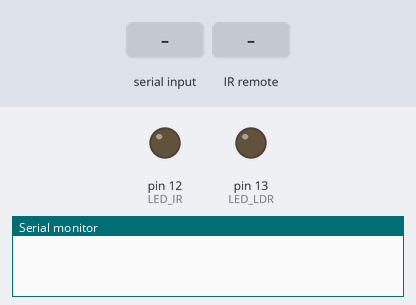
Recording of a sketch running on a simulated Arduino Uno, built with avr-gcc and run on an emulated ATmega328P. On the bench: output pins drawn as LEDs (lit = HIGH), the last lines printed to the serial monitor. Dashed ring = blinking. The inputs (shaded band) are chosen by the test bench.

Above: at 1.2 s.
1.3 s: "test\n" received over Serial
At 1.45 s:
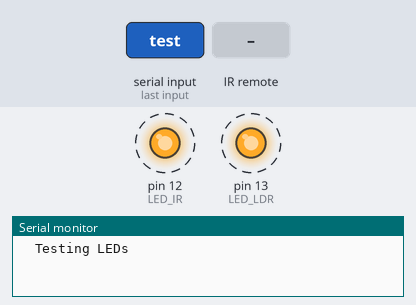
4.3 s: infrared code 0x1D03 received
5.8 s: infrared code 0x627F received
8.8 s: infrared code 0x719F received
Timing chart, 0 to 11.8 s (numbered marks = the images above; inputs shaded):
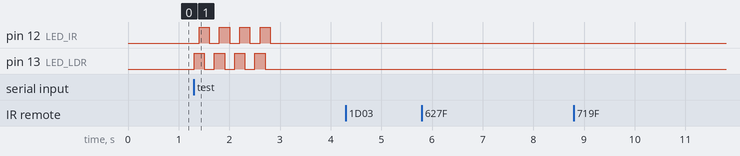

The sketch:

Proto1.ino
```cpp
#include <Arduino.h>
#include <IRremote.h>

/*
Vcc - LDR - A0 || (R4.6k - GND)
Vcc - IR - R100 - PIN10
Pin11 - R100 - LED - GND
Pin12 - R100 - LED - GND
*/

const int Vref = 5;   // Reference voltage
int light;
int value;
int infraRed;
int IRvalue;

IRrecv irrecv(11);       // PIN 11 - Puerto Receptor Infrarojos
decode_results results;

String data;
boolean state;

void setup()
{
   Serial.begin(9600);    // 9600 bps
   irrecv.enableIRIn();   // Start the receiver
   pinMode(12, OUTPUT);   // LED IR
   pinMode(13, OUTPUT);   // LED LDR
}

void loop()
{
   IReceiver();  // Rutina asíncrona de recepción IR

   // Comando recibido por RaspDuino
   if (Serial.available()) { data = Serial.readStringUntil('\n'); }

   if(data == "start")
   {
      state = true;
      Serial.println("  Arduino has been woke up");
   }

   else if(data == "stop")
   {
      state = false;
      Serial.println("  Arduino has been stoped");
      digitalWrite(12, LOW);
      digitalWrite(13, LOW);
   }

   else if(data == "test")
   {
       Serial.println("  Testing LEDs");
       test();
   }

   else if(data == "read")
   {
       if(state == false)
       {
          data = "";
          Serial.println("  Arduino is sleeping");
          return;
       }

       //Mostramos valores
       Serial.print("  A0= ");
       Serial.print(value);
       Serial.println("%");
   }

   else if(data == "") { } // No hacer nada

   else { Serial.println("  "+data+": Command not found"); } // Comando no encontrado

   data = "";

   if(state== true)
   {
      main_program();   //Realiza las rutinas
   }
}

void main_program()
{
   //Sensor de luz
   light = analogRead(A0);   //Read analog input
   value = map(light, 0, 1023, 0, 100);  //Normaliza en %

   if(value < 50)
     digitalWrite(13, HIGH);   // turn the GREEN-LED ON

   else
     digitalWrite(13, LOW);    // turn the GREEN-LED OFF
}

void test()
{
   for(int i = 0; i < 4; i++)
   {
     digitalWrite(12, LOW);
     digitalWrite(13, LOW);

     digitalWrite(13, HIGH);
     delay(100);
     digitalWrite(12, HIGH);
     delay(100);

     digitalWrite(13, LOW);
     delay(100);
     digitalWrite(12, LOW);
     delay(100);
   }
}


// Receptor IR
void IReceiver()
{
   if (irrecv.decode(&results))
   {
     IRvalue = results.value;  // Valor recibido en el receptor IR

     digitalWrite(12, HIGH);   // turn the RED-LED ON
     irrecv.resume();          // Receive the next value

     IRbutton();
   }

   else
     digitalWrite(12, LOW);    // turn the RED-LED OFF
}

// Mapeo de botones mando TV
void IRbutton()
{
   switch (IRvalue)
   {
     case -5061:    // ON/OFF
       if(system == false) { data = "start"; }
       else { data = "stop"; }
       break;

     case 7427:    // OK
       data = "read";
       break;

     case 25215:   // UP
       Serial.println("  UP");
       break;

     case -17597:  // DOWN
       Serial.println("  DOWN");
       break;

     case 29087:   // RIGHT
       Serial.println("  RIGHT");
       break;

     case 9339:    // LEFT
       Serial.println("  LEFT");
       break;

     case 15395:  // 0
       Serial.println("  0");
       break;

     case -29153:  // 1
       Serial.println("  1");
       break;

     case -15617:  // 2
       Serial.println("  2");
       break;

     case -637:    // 3
       Serial.println("  3");
       break;

     case 25503:   // 4
       Serial.println("  4");
       break;

     case -17501:  // 5
       Serial.println("  5");
       break;

     case -21189:  // 6
       Serial.println("  6");
       break;

     case -6209:   // 7
       Serial.println("  7");
       break;

     case -29697:  // 8
       Serial.println("  8");
       break;

     case -7165:   // 9
       Serial.println("  9");
       break;

     case -16801:  // VOL+
       Serial.println("  VOL+");
       break;

     case -21285:  // VOL-
       Serial.println("  VOL-");
       break;

     case 3355:    // P+
       Serial.println("  P+");
       break;

     case -6305:   // P-
       Serial.println("  P-");
       break;

     default:
       //Serial.print("  IR= "+IRvalue);
       break;
   }
}
```

Measured:
- after the input at 1.3 s, pin 12 (LED_IR): alternates HIGH for 0.20 s and LOW for 0.20 s, 8 changes in all, then stays LOW, starting after 0.11 s; pin 13 (LED_LDR): alternates HIGH for 0.20 s and LOW for 0.20 s, 8 changes in all, then stays LOW, starting at once
